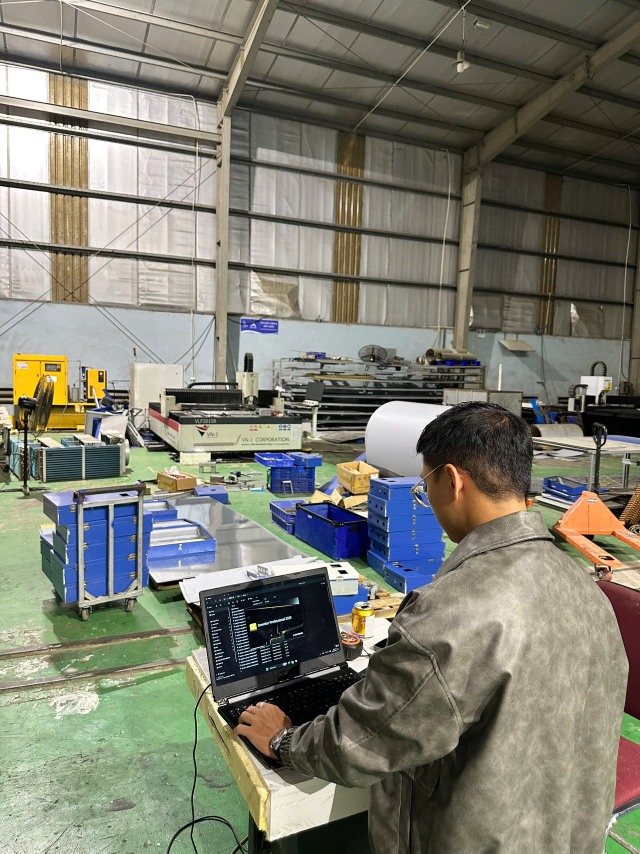
#> input picture photo/about-us/automation_engineering.jpg, 1920 x 2560 px (shown at 1/3 size)
$ python build-images.py
#> lines starting #> are read from the running program, lines starting #| are printed output that depends on the picture
#> in main, im is the input picture: PIL image 1920x2560 RGB; mean R, G, B 124.8, 124.7, 111.6
"""Crop + convert the source photos in photo/ (and two PsiLab catalog shots)
into web-sized WebP files in public/img/.

Run from the repo root:  python3 scripts/build-images.py
Each entry: output name, source, aspect ratio (w/h), focal point (0-1), width.
The crop keeps the focal point as close to centre as the frame allows.
"""
from pathlib import Path
from PIL import Image, ImageOps

ROOT = Path(__file__).resolve().parent.parent
OUT = ROOT / "public" / "img"
PSILAB = ROOT / "photo" / "psilab-catalog"  # copied from psilabvnorg/PsiLab public/images/catalog

P = ROOT / "photo"
JOBS = [
    # --- About us: 4:5 portraits, warehouse wide ---
    ("about-automation", P / "about-us/automation_engineering.jpg", 4 / 5, (0.5, 0.55), 800),
    ("about-cnc", P / "about-us/cnc_machine.jpg", 4 / 5, (0.5, 0.6), 800),
    ("about-electrical", P / "about-us/electrical_engineering.jpg", 4 / 5, (0.55, 0.55), 800),
    ("about-mechanical", P / "about-us/mechanical_engineering.jpg", 4 / 5, (0.4, 0.55), 800),
    ("about-production-1", P / "about-us/production1.jpg", 4 / 5, (0.5, 0.6), 800),
    ("about-production-2", P / "about-us/production2.jpg", 4 / 5, (0.5, 0.6), 800),
    ("about-production-3", P / "about-us/production3.jpg", 4 / 5, (0.5, 0.6), 800),
    ("about-warehouse", P / "about-us/warehouse.jpg", 16 / 9, (0.5, 0.55), 1600),
    # --- Product slideshows: 4:5, "-<n>" = slide order ---
    ("product-cargo-2-1", P / "cargo-bike/51b5b875-a811-47b6-8d62-a97435fa6300.jpg", 4 / 5, (0.5, 0.62), 900),
    ("product-cargo-2-2", PSILAB / "psi-2-banh.webp", 4 / 5, (0.5, 0.7), 900),
    ("product-cargo-2-3", P / "cargo-bike/b7b0f441-bcd5-4a20-8467-dcfa8adf707a.jpg", 4 / 5, (0.42, 0.62), 900),
    ("product-cargo-2-4", P / "cargo-bike/2040dcac-f2b3-4f9a-a092-0ffc063e3dce.jpg", 4 / 5, (0.6, 0.5), 900),
    ("product-cargo-2-5", P / "cargo-bike/f2c305bf-0163-4752-9c38-2326c0e7d5ea (1).jpg", 4 / 5, (0.45, 0.6), 900),
    ("product-cargo-2-6", P / "cargo-bike/acf9da64-bfb9-4b88-9719-ef170e7e8bbf.jpg", 4 / 5, (0.5, 0.55), 900),
    ("product-cargo-3-1", PSILAB / "psi-3-banh.webp", 4 / 5, (0.5, 0.62), 900),
    ("product-vision-1", P / "vision-bike/05fabd53-05e4-4768-9312-9dc21096510b.jpg", 4 / 5, (0.6, 0.65), 900),
    ("product-vision-2", P / "vision-bike/052424c2-6f49-4112-bb4c-c156050bf37f.jpg", 4 / 5, (0.45, 0.68), 900),
    ("product-vision-3", P / "vision-bike/0c8ffadc-0914-480a-b79d-92c178d5c2e3.jpg", 4 / 5, (0.5, 0.65), 900),
    ("product-vision-4", P / "vision-bike/24517399-ed46-4463-8dc8-3fab8fa59319.jpg", 4 / 5, (0.5, 0.7), 900),
    ("product-vision-5", P / "vision-bike/47dbb18c-172d-4e94-8b9d-b427bda151d5.jpg", 4 / 5, (0.6, 0.7), 900),
    ("product-vision-6", P / "vision-bike/59c289eb-b400-49ce-a37d-77f8583c7a5e.jpg", 4 / 5, (0.6, 0.7), 900),
    ("product-vision-7", P / "vision-bike/b5572710-23c3-4118-a78a-b9c21f43aa85.jpg", 4 / 5, (0.5, 0.65), 900),
    ("product-vision-8", PSILAB / "vision-dien-den.webp", 4 / 5, (0.5, 0.6), 900),
    ("product-charger-1", P / "super-fast-charger/2ff0ac00-ada6-4499-8d50-a5b43f4eefa5.jpg", 4 / 5, (0.45, 0.6), 900),
    ("product-charger-2", P / "super-fast-charger/72dcfb54-cd21-4944-acfb-692c4d55d97c.jpg", 4 / 5, (0.5, 0.55), 900),
    ("product-charger-3", PSILAB / "sac-sieu-nhanh-1-8kw.webp", 4 / 5, (0.5, 0.6), 900),
    ("product-storage-1", PSILAB / "bo-luu-dien-inverter.webp", None, None, 544),
    ("product-storage-2", P / "battery/Screenshot 2026-11-10 182428.png", 4 / 5, (0.5, 0.45), 425),
    ("product-storage-3", P / "battery/Screenshot 2026-11-10 182609.png", 4 / 5, (0.5, 0.5), 423),
    ("product-storage-4", P / "battery/Screenshot 2026-11-10 182541.png", 4 / 5, (0.5, 0.5), 427),
    ("product-storage-5", P / "battery/Screenshot 2026-11-10 182307.png", 4 / 5, (0.5, 0.5), 419),
    ("product-storage-6", P / "battery/d066fe3f-62e6-4696-9f52-15884adb1d54.jpg", 4 / 5, (0.5, 0.6), 900),
    ("product-gpu-1", P / "gpu-power-supply/Screenshot 2026-11-10 182732.png", None, None, 690),
    # --- Founders (cropped from the founder slide; replace with originals when available) ---
    ("founder-tung-nguyen", P / "founders/tung-nguyen.png", 1, (0.5, 0.5), 224),
    ("founder-cuong-phan", P / "founders/cuong-phan.png", 1, (0.5, 0.5), 224),
    ("founder-nathan-cheng", P / "founders/nathan-cheng.png", 1, (0.5, 0.5), 224),
    ("founder-quan-trinh", P / "founders/quan-trinh.png", 1, (0.5, 0.5), 224),
    # --- Testimonials: 3:4 ---
    ("testimonial-flower-shop", P / "testimonials/flower-shop.png", 3 / 4, (0.5, 0.5), 480),
    ("testimonial-bulky-cargo", P / "testimonials/bulky-cargo.png", 3 / 4, (0.5, 0.5), 480),
    ("testimonial-spx", P / "testimonials/cargo-delivery.jpg", 3 / 4, (0.55, 0.5), 480),
    ("testimonial-chemical", P / "testimonials/chemical-delivery.jpg", 3 / 4, (0.4, 0.6), 480),
    ("testimonial-seafood", P / "testimonials/noodle-delivery.jpg", 3 / 4, (0.67, 0.5), 480),
    ("testimonial-ahamove", P / "testimonials/ahamove.png", 3 / 4, (0.5, 0.5), 480),
    # --- Street gallery (marquee): 4:5 ---
    ("street-1", P / "vision-bike/05fabd53-05e4-4768-9312-9dc21096510b.jpg", 4 / 5, (0.6, 0.65), 640),
    ("street-2", P / "cargo-bike/2040dcac-f2b3-4f9a-a092-0ffc063e3dce.jpg", 4 / 5, (0.6, 0.5), 640),
    ("street-3", P / "vision-bike/47dbb18c-172d-4e94-8b9d-b427bda151d5.jpg", 4 / 5, (0.6, 0.7), 640),
    ("street-4", P / "cargo-bike/acf9da64-bfb9-4b88-9719-ef170e7e8bbf.jpg", 4 / 5, (0.5, 0.55), 640),
    ("street-5", P / "vision-bike/24517399-ed46-4463-8dc8-3fab8fa59319.jpg", 4 / 5, (0.5, 0.7), 640),
    ("street-6", P / "cargo-bike/b7b0f441-bcd5-4a20-8467-dcfa8adf707a.jpg", 4 / 5, (0.42, 0.62), 640),
    ("street-7", P / "super-fast-charger/72dcfb54-cd21-4944-acfb-692c4d55d97c.jpg", 4 / 5, (0.5, 0.55), 640),
    ("street-8", P / "cargo-bike/f2c305bf-0163-4752-9c38-2326c0e7d5ea (1).jpg", 4 / 5, (0.45, 0.6), 640),
    # --- Battery workshop (about mosaic) ---
    ("battery-pack", P / "battery/Screenshot 2026-11-10 182428.png", 4 / 5, (0.5, 0.45), 425),
    # --- Charging franchise network ---
    ("network-1", P / "charging-station-franchise-network/82330041-24a2-4adb-af67-b0b2f839ebc5.jpg", 4 / 5, (0.5, 0.6), 800),
    ("network-2", P / "charging-station-franchise-network/f0747376-09cc-452e-9a28-643f1138940b.jpg", 4 / 5, (0.45, 0.45), 800),
    ("network-3", P / "charging-station-franchise-network/7d0644fc-2721-4239-9e30-d09d534c1772.jpg", 4 / 5, (0.5, 0.6), 800),
]


def crop(im, ratio, focal):
#> called with ratio = 0.8, focal = (0.5, 0.55)
    w, h = im.size
#> w = 1920; h = 2560
    if w / h > ratio:  # too wide -> trim sides
        nw = round(h * ratio)
        left = min(max(round(focal[0] * w - nw / 2), 0), w - nw)
        return im.crop((left, 0, left + nw, h))
    nh = round(w / ratio)
#> nh = 2400
    top = min(max(round(focal[1] * h - nh / 2), 0), h - nh)
#> top = 160
    return im.crop((0, top, w, top + nh))
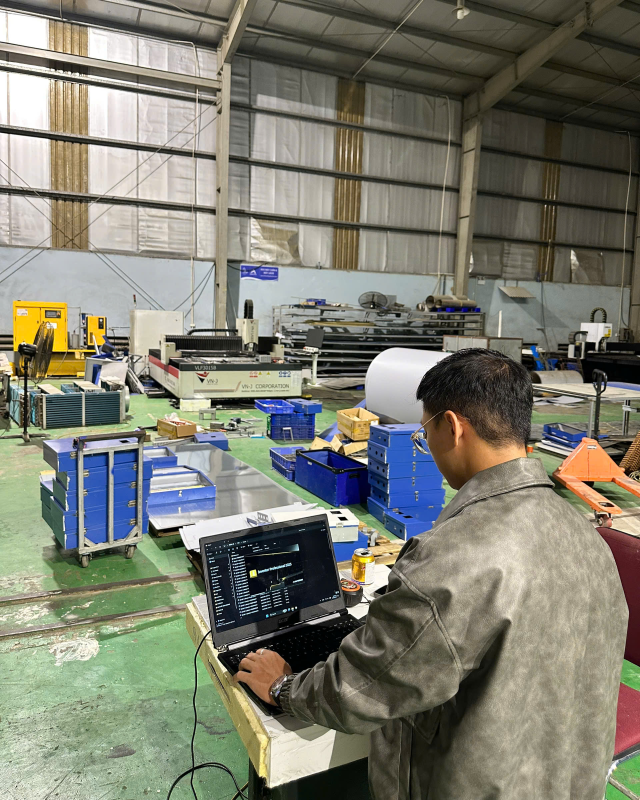
#> returned value: PIL image 1920x2400 RGB (shown at 1/3 size); mean R, G, B 125.3, 125.5, 112.3


def main():
    OUT.mkdir(parents=True, exist_ok=True)
    total = 0
    for name, src, ratio, focal, width in JOBS:
        im = ImageOps.exif_transpose(Image.open(src))
        im = im.convert("RGBA" if ratio is None else "RGB")
        if ratio:
            im = crop(im, ratio, focal)
        if im.width > width:
            im = im.resize((width, round(im.height * width / im.width)), Image.LANCZOS)
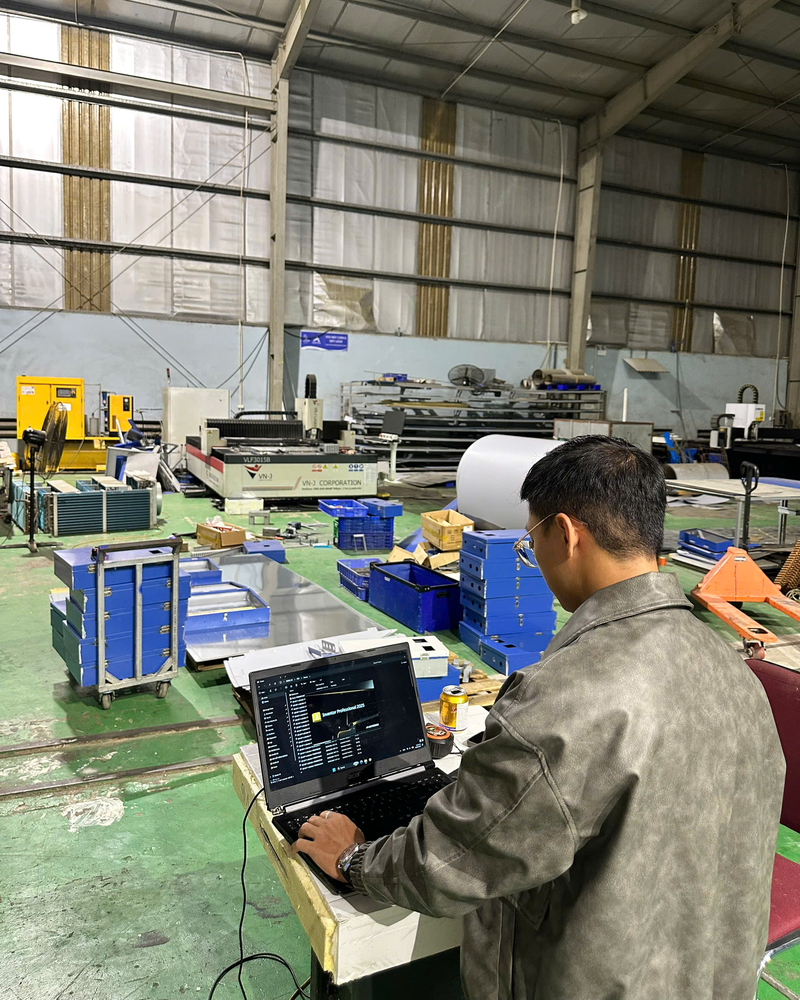
#> im: PIL image 800x1000 RGB; mean R, G, B 125.3, 125.5, 112.3
        dst = OUT / f"{name}.webp"
        im.save(dst, "WEBP", quality=80, method=6)
#> (the run stopped early here; a loop or call above may not have finished)
